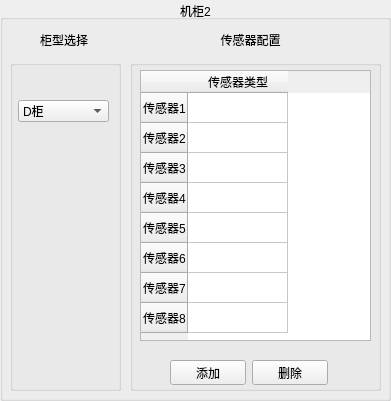
      <widget class="QGroupBox" name="groupBox_4">
       <property name="geometry">
        <rect>
         <x>410</x>
         <y>10</y>
         <width>391</width>
         <height>401</height>
        </rect>
       </property>
       <property name="title">
        <string>机柜2</string>
       </property>
       <property name="alignment">
        <set>Qt::AlignCenter</set>
       </property>
       <widget class="QGroupBox" name="groupBox_14">
        <property name="geometry">
         <rect>
          <x>710</x>
          <y>0</y>
          <width>211</width>
          <height>281</height>
         </rect>
        </property>
        <property name="title">
         <string>机柜1</string>
        </property>
       </widget>
       <widget class="QGroupBox" name="groupBox_15">
        <property name="geometry">
         <rect>
          <x>470</x>
          <y>0</y>
          <width>211</width>
          <height>281</height>
         </rect>
        </property>
        <property name="title">
         <string>机柜1</string>
        </property>
       </widget>
       <widget class="QGroupBox" name="groupBox_16">
        <property name="geometry">
         <rect>
          <x>10</x>
          <y>60</y>
          <width>111</width>
          <height>331</height>
         </rect>
        </property>
        <property name="title">
         <string/>
        </property>
        <widget class="QComboBox" name="Cabinet_comboBox_4851_master_c2">
         <property name="geometry">
          <rect>
           <x>8</x>
           <y>40</y>
           <width>91</width>
           <height>22</height>
          </rect>
         </property>
         <item>
          <property name="text">
           <string>D柜</string>
          </property>
         </item>
         <item>
          <property name="text">
           <string>C柜</string>
          </property>
         </item>
         <item>
          <property name="text">
           <string>V柜</string>
          </property>
         </item>
         <item>
          <property name="text">
           <string>696CBBR柜</string>
          </property>
         </item>
         <item>
          <property name="text">
           <string>696CB柜</string>
          </property>
         </item>
         <item>
          <property name="text">
           <string>BE柜</string>
          </property>
         </item>
         <item>
          <property name="text">
           <string>DE柜</string>
          </property>
         </item>
         <item>
          <property name="text">
           <string>F柜</string>
          </property>
         </item>
         <item>
          <property name="text">
           <string>M柜</string>
          </property>
         </item>
         <item>
          <property name="text">
           <string>PT柜</string>
          </property>
         </item>
         <item>
          <property name="text">
           <string>PTC500柜</string>
          </property>
         </item>
         <item>
          <property name="text">
           <string>PTC600柜</string>
          </property>
         </item>
         <item>
          <property name="text">
           <string>SL柜</string>
          </property>
         </item>
         <item>
          <property name="text">
           <string>SV25SV20柜</string>
          </property>
         </item>
         <item>
          <property name="text">
           <string>SV柜</string>
          </property>
         </item>
         <item>
          <property name="text">
           <string>V25V20柜</string>
          </property>
         </item>
        </widget>
        <widget class="QLabel" name="picture_lable_4851_master_c2">
         <property name="geometry">
          <rect>
           <x>20</x>
           <y>70</y>
           <width>71</width>
           <height>211</height>
          </rect>
         </property>
         <property name="text">
          <string/>
         </property>
        </widget>
       </widget>
       <widget class="QTableWidget" name="tableWidget_4851_master_c2">
        <property name="geometry">
         <rect>
          <x>140</x>
          <y>70</y>
          <width>231</width>
          <height>271</height>
         </rect>
        </property>
        <property name="lineWidth">
         <number>1</number>
        </property>
        <property name="autoScrollMargin">
         <number>16</number>
        </property>
        <row>
         <property name="text">
          <string>传感器1</string>
         </property>
        </row>
        <row>
         <property name="text">
          <string>传感器2</string>
         </property>
        </row>
        <row>
         <property name="text">
          <string>传感器3</string>
         </property>
        </row>
        <row>
         <property name="text">
          <string>传感器4</string>
         </property>
        </row>
        <row>
         <property name="text">
          <string>传感器5</string>
         </property>
        </row>
        <row>
         <property name="text">
          <string>传感器6</string>
         </property>
        </row>
        <row>
         <property name="text">
          <string>传感器7</string>
         </property>
        </row>
        <row>
         <property name="text">
          <string>传感器8</string>
         </property>
        </row>
        <column>
         <property name="text">
          <string>传感器类型</string>
         </property>
        </column>
       </widget>
       <widget class="QLabel" name="label_21">
        <property name="geometry">
         <rect>
          <x>200</x>
          <y>30</y>
          <width>101</width>
          <height>20</height>
         </rect>
        </property>
        <property name="text">
         <string>传感器配置</string>
        </property>
        <property name="alignment">
         <set>Qt::AlignCenter</set>
        </property>
       </widget>
       <widget class="QLabel" name="label_22">
        <property name="geometry">
         <rect>
          <x>40</x>
          <y>30</y>
          <width>54</width>
          <height>20</height>
         </rect>
        </property>
        <property name="text">
         <string>柜型选择</string>
        </property>
       </widget>
       <widget class="QGroupBox" name="groupBox_17">
        <property name="geometry">
         <rect>
          <x>130</x>
          <y>60</y>
          <width>251</width>
          <height>331</height>
         </rect>
        </property>
        <property name="title">
         <string/>
        </property>
        <widget class="QWidget" name="layoutWidget_3">
         <property name="geometry">
          <rect>
           <x>40</x>
           <y>300</y>
           <width>158</width>
           <height>25</height>
          </rect>
         </property>
         <layout class="QHBoxLayout" name="horizontalLayout_9">
          <item>
           <widget class="QPushButton" name="addBt_4851_master_c2">
            <property name="text">
             <string>添加</string>
            </property>
           </widget>
          </item>
          <item>
           <widget class="QPushButton" name="deleteBt_4851_master_c2">
            <property name="text">
             <string>删除</string>
            </property>
           </widget>
          </item>
         </layout>
        </widget>
       </widget>
       <zorder>groupBox_17</zorder>
       <zorder>groupBox_14</zorder>
       <zorder>groupBox_15</zorder>
       <zorder>groupBox_16</zorder>
       <zorder>tableWidget_4851_master_c2</zorder>
       <zorder>label_21</zorder>
       <zorder>label_22</zorder>
      </widget>
